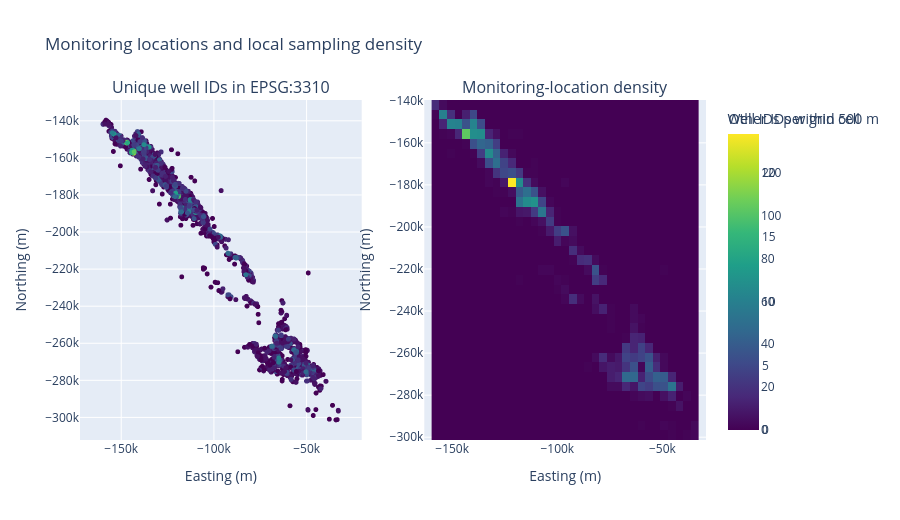
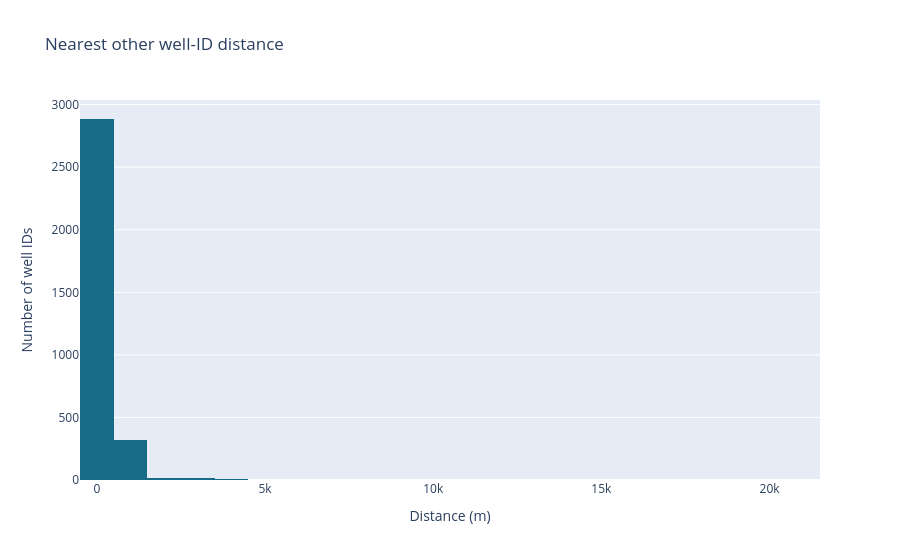

Write notebook code for charts like these, in order.
### Markdown cell above
## 2. Map monitoring locations and nearby wells

Each well ID has one recorded coordinate in this dataset. The notebook projects one point per ID into the buffer layer CRS (EPSG:3310), then summarizes nearest-neighbor distances, nearby IDs, and shared coordinates. The maps show sampling locations, not nitrate conditions. Shared coordinates do not prove that IDs are duplicates.

### Code cell
coordinate_rows = observations[["gm_well_id", "gm_longitude", "gm_latitude"]].drop_duplicates()
coordinate_counts = coordinate_rows.groupby("gm_well_id").size()
assert coordinate_counts.max() == 1, "At least one ID has conflicting coordinates; resolve before point-level summaries."

well_sites = gpd.GeoDataFrame(
    coordinate_rows.copy(),
    geometry=gpd.points_from_xy(coordinate_rows["gm_longitude"], coordinate_rows["gm_latitude"]),
    crs="EPSG:4326",
).to_crs(METRIC_CRS)
well_sites = well_sites.sort_values("gm_well_id").reset_index(drop=True)
well_xy = np.column_stack([well_sites.geometry.x, well_sites.geometry.y])
well_ids = well_sites["gm_well_id"].to_numpy()
well_tree = cKDTree(well_xy)
nearest_distances, nearest_indices = well_tree.query(well_xy, k=2)
nearest_other_m = nearest_distances[:, 1]
neighbor_counts = {}
for radius_m in [20, 30, 100, 500, 1_000]:
    neighbor_counts[f"neighbors_within_{radius_m}m"] = [
        len(found) - 1 for found in well_tree.query_ball_point(well_xy, r=radius_m)
    ]
neighbor_summary = pd.DataFrame({"gm_well_id": well_ids, "nearest_other_well_m": nearest_other_m, **neighbor_counts})

display(neighbor_summary[["nearest_other_well_m", *neighbor_counts]].describe(percentiles=[.1,.25,.5,.75,.9]).round(2))

shared_coordinates = coordinate_rows.groupby(["gm_longitude", "gm_latitude"])["gm_well_id"].agg(list)
shared_coordinates = shared_coordinates[shared_coordinates.map(len) > 1]
print(f"Coordinate pairs shared by multiple IDs: {len(shared_coordinates):,}")
print(f"IDs at shared coordinates: {sum(map(len, shared_coordinates)):,}")
display(shared_coordinates.rename("well_ids").reset_index().head(10))


fig = make_subplots(rows=1, cols=2, subplot_titles=("Unique well IDs in EPSG:3310", "Monitoring-location density"))
fig.add_trace(go.Scattergl(x=well_xy[:, 0], y=well_xy[:, 1], mode="markers", text=well_ids,
    marker={"size": 5, "color": neighbor_summary["neighbors_within_500m"], "colorscale": "Viridis",
            "colorbar": {"title": "Other IDs within 500 m"}}, name="Well ID"), row=1, col=1)
density, x_edges, y_edges = np.histogram2d(well_xy[:, 0], well_xy[:, 1], bins=35)
fig.add_trace(go.Heatmap(z=density.T, x=(x_edges[:-1]+x_edges[1:])/2,
    y=(y_edges[:-1]+y_edges[1:])/2, colorscale="Viridis", colorbar={"title": "Well IDs per grid cell"},
    name="Location count"), row=1, col=2)
fig.update_xaxes(title_text="Easting (m)", row=1, col=1); fig.update_yaxes(title_text="Northing (m)", scaleanchor="x", row=1, col=1)
fig.update_xaxes(title_text="Easting (m)", row=1, col=2); fig.update_yaxes(title_text="Northing (m)", scaleanchor="x2", row=1, col=2)
fig.update_layout(height=520, title="Monitoring locations and local sampling density")
display(fig)

display(go.Figure(go.Histogram(x=nearest_other_m, nbinsx=35, marker_color="#176b87")).update_layout(
    title="Nearest other well-ID distance", xaxis_title="Distance (m)", yaxis_title="Number of well IDs"))

### Figure 1 — Plotly figure (JSON) as saved in the notebook; plotly's stock layout.template omitted (floating-point values rounded to 4 significant figures; data arrays with more than 128 entries replaced by an {"elided": "..."} marker saying what was removed)
{"data": [{"marker": {"color": {"elided": "3245 int values"}, "colorbar": {"title": {"text": "Other IDs within 500 m"}}, "colorscale": [[0.0, "#440154"], [0.1111, "#482878"], [0.2222, "#3e4989"], [0.3333, "#31688e"], [0.4444, "#26828e"], [0.5556, "#1f9e89"], [0.6667, "#35b779"], [0.7778, "#6ece58"], [0.8889, "#b5de2b"], [1.0, "#fde725"]], "size": 5}, "mode": "markers", "name": "Well ID", "text": {"elided": "3245 str values"}, "type": "scattergl", "x": {"elided": "3245 float values"}, "xaxis": "x", "y": {"elided": "3245 float values"}, "yaxis": "y"}, {"colorbar": {"title": {"text": "Well IDs per grid cell"}}, "colorscale": [[0.0, "#440154"], [0.1111, "#482878"], [0.2222, "#3e4989"], [0.3333, "#31688e"], [0.4444, "#26828e"], [0.5556, "#1f9e89"], [0.6667, "#35b779"], [0.7778, "#6ece58"], [0.8889, "#b5de2b"], [1.0, "#fde725"]], "name": "Location count", "type": "heatmap", "x": [-157900.0, -154300.0, -150700.0, -147100.0, -143400.0, -139800.0, -136200.0, -132500.0, -128900.0, -125300.0, -121700.0, -118000.0, -114400.0, -110800.0, -107100.0, -103500.0, -99880.0, -96260.0, -92630.0, -89000.0, -85370.0, -81740.0, -78110.0, -74480.0, -70850.0, -67220.0, -63600.0, -59970.0, -56340.0, -52710.0, -49080.0, -45450.0, -41820.0, -38190.0, -34570.0], "xaxis": "x2", "y": [-299000.0, -294400.0, -289800.0, -285200.0, -280500.0, -275900.0, -271300.0, -266700.0, -262100.0, -257400.0, -252800.0, -248200.0, -243600.0, -239000.0, -234300.0, -229700.0, -225100.0, -220500.0, -215900.0, -211200.0, -206600.0, -202000.0, -197400.0, -192800.0, -188100.0, -183500.0, -178900.0, -174300.0, -169700.0, -165000.0, -160400.0, -155800.0, -151200.0, -146600.0, -141900.0], "yaxis": "y2", "z": {"elided": "35x35 float values"}}], "layout": {"annotations": [{"font": {"size": 16}, "showarrow": false, "text": "Unique well IDs in EPSG:3310", "x": 0.225, "xanchor": "center", "xref": "paper", "y": 1.0, "yanchor": "bottom", "yref": "paper"}, {"font": {"size": 16}, "showarrow": false, "text": "Monitoring-location density", "x": 0.775, "xanchor": "center", "xref": "paper", "y": 1.0, "yanchor": "bottom", "yref": "paper"}], "height": 520, "title": {"text": "Monitoring locations and local sampling density"}, "xaxis": {"anchor": "y", "domain": [0.0, 0.45], "title": {"text": "Easting (m)"}}, "xaxis2": {"anchor": "y2", "domain": [0.55, 1.0], "title": {"text": "Easting (m)"}}, "yaxis": {"anchor": "x", "domain": [0.0, 1.0], "scaleanchor": "x", "title": {"text": "Northing (m)"}}, "yaxis2": {"anchor": "x2", "domain": [0.0, 1.0], "scaleanchor": "x2", "title": {"text": "Northing (m)"}}}}

### Figure 2 — Plotly figure (JSON) as saved in the notebook; plotly's stock layout.template omitted (floating-point values rounded to 4 significant figures; data arrays with more than 128 entries replaced by an {"elided": "..."} marker saying what was removed)
{"data": [{"marker": {"color": "#176b87"}, "nbinsx": 35, "type": "histogram", "x": {"elided": "3245 float values"}}], "layout": {"title": {"text": "Nearest other well-ID distance"}, "xaxis": {"title": {"text": "Distance (m)"}}, "yaxis": {"title": {"text": "Number of well IDs"}}}}
